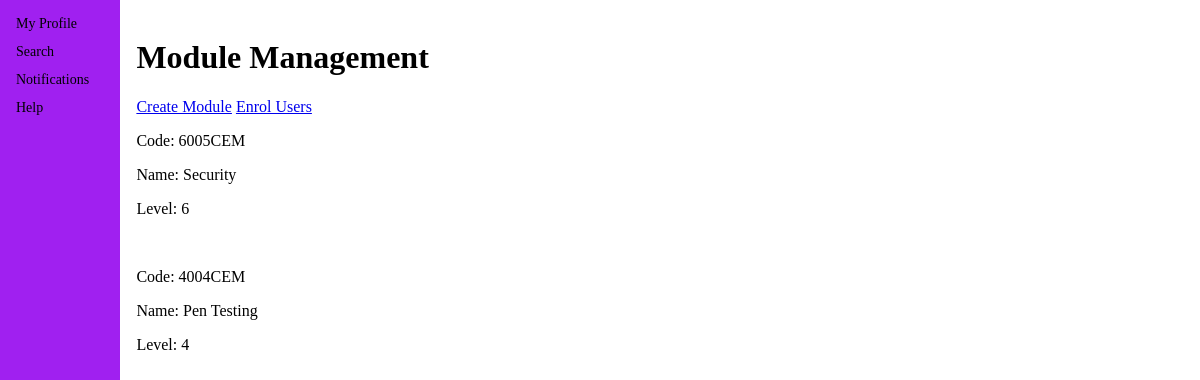
/admin/modulemanagement (signed in), run on the app's committed database.
### app/models.py (models this page shows)
class Module(db.Model):
    __tablename__ = 'module'
    moduleId = db.Column(db.Integer, primary_key=True)
    moduleCode = db.Column(db.String(20), nullable=False)
    moduleName = db.Column(db.String(20), nullable=False)
    moduleLevel = db.Column(db.Integer, nullable=False)

### app/admin.py (the view)
@admin.route('/admin/modulemanagement')
@login_required
@admin_required
def module_management():
    modules = Module.query.all()
    return render_template('module_management.html', modules=modules)

### app/__init__.py (called while the page is built)
def make_app():
    app = Flask(__name__)
    app.config['SECRET_KEY'] = 'secr3!t'
    app.config['SQLALCHEMY_DATABASE_URI'] = 'sqlite:///db.sqlite'
    db.init_app(app)
    login_manager = LoginManager()#Create an instance of the login manager
    login_manager.login_view = 'auth.login'#Tell login manager what view to navigate to
    login_manager.init_app(app)#Initialise with the app
    from .models import User#Import User class/schema
    @login_manager.user_loader
    def load_user(user_id):
        return User.query.get(int(user_id))
    from .auth import auth as auth_blueprint
    app.register_blueprint(auth_blueprint)
    from .main import main as main_blueprint
    app.register_blueprint(main_blueprint)
    from .admin import admin as admin_blueprint
    app.register_blueprint(admin_blueprint)
    return app

### app/admin.py (called while the page is built)
def admin_required(f):
    @wraps(f)
    def wrap(*args, **kwargs):
        if current_user.userRole == "admin":
            return f(*args, **kwargs)
        else:
            flash("You need to be an admin to view this page")
            return redirect(url_for('main.index'))
    return wrap

### app/templates/module_management.html
{% extends "base.html" %}
{%block main%}
<h1>Module Management</h1>
<a href="{{url_for('admin.create_module')}}">Create Module</a>
<a href="{{url_for('admin.enrol_user')}}">Enrol Users</a>
{% for module in modules %}
<p>Code: {{module.moduleCode}}</p>
<p>Name: {{module.moduleName}}</p>
<p>Level: {{module.moduleLevel}}</p>
<br>
{% endfor %}
{%endblock%}

### app/static/base.css (style rules this page uses)
* { box-sizing: border-box; }

### data on the page
Module: moduleCode "6005CEM", moduleName "Security", moduleLevel "6"
Module: moduleCode "4004CEM", moduleName "Pen Testing", moduleLevel "4"
